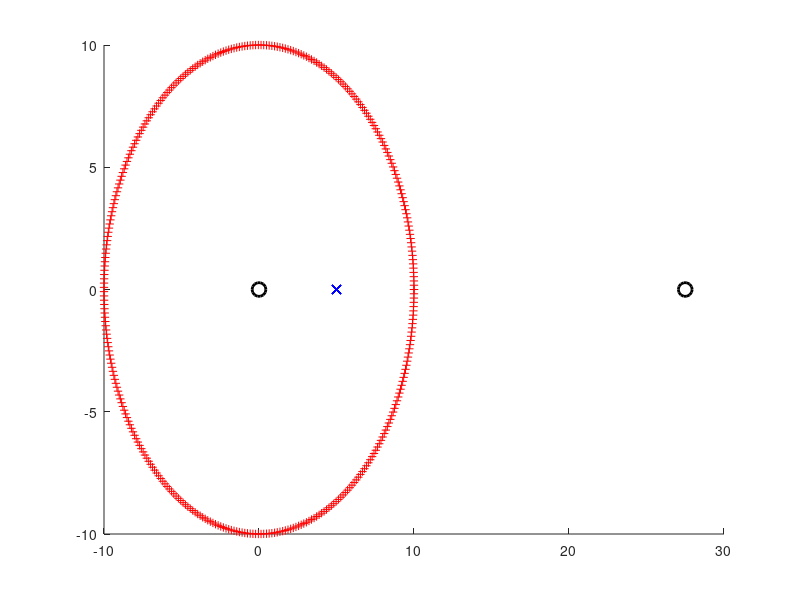
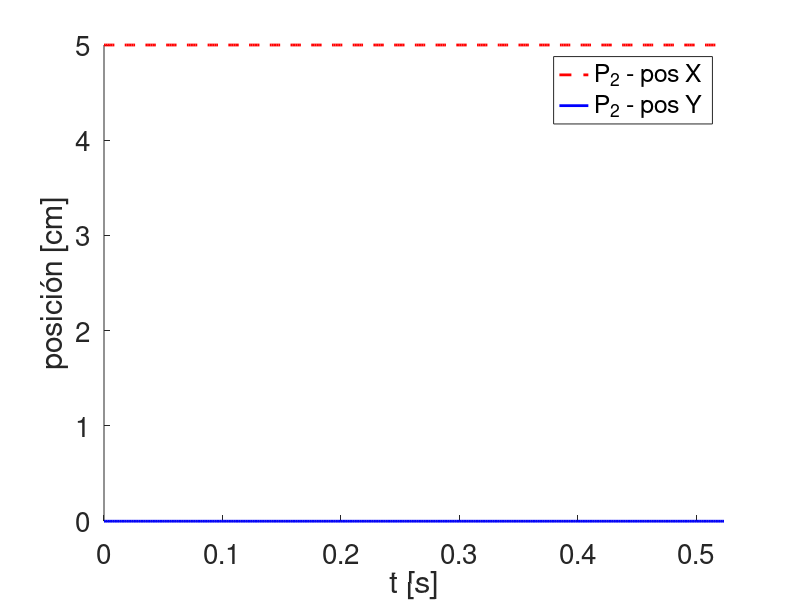
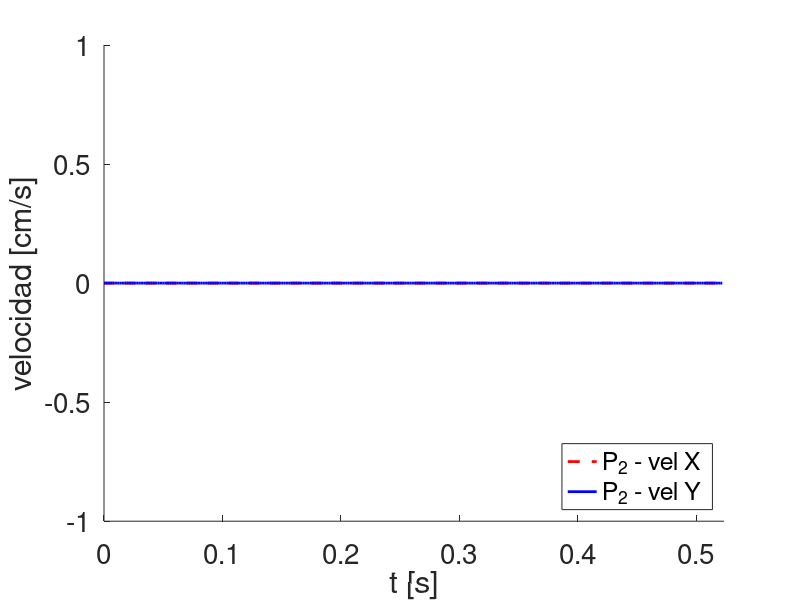
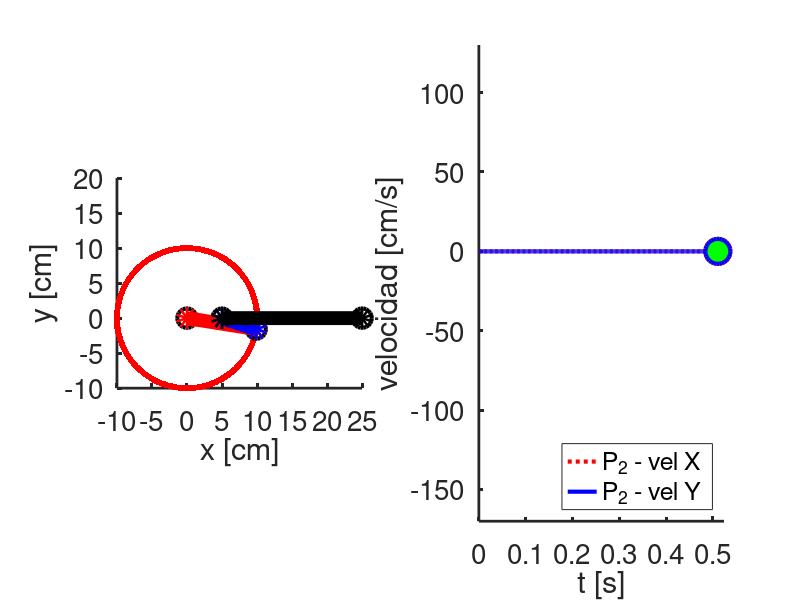

These charts were generated, in order, by the following MATLAB code:
% Introduccion Octave - 2019 - FCAI-UNCuyo
% 
% Trabajo Practico 5 - Ejercicio 3
%
% Ejercicio: Cinematica del solido rigido.
%
% Se considera un sistema de barras que giran sin rozamiento.
% Una barra AB de longitud a=10cm gira con velocidad angular de 12 [rad/s] en 
% sentido anti horario. A esta barra esta unida una barra BC de longitud b=15cm,
% la cual gira libremente. Finalmente el otro extremo de la barra BC está unida
% a la barra CD de longitud c=20cm que posee su otro extremo fijo.
%
% Se pide determinar la posicion de las barras en funcion del tiempo, 
% determinar las velocidades de los puntos de union.

clear all
close all


% Datos
a=10;
b=15;
c=20;
w=12;  %velocidad angular

% Si se desea ver la animacion del sistema se debe definir ipeli menor a 0
ipeli=-1;

% Mediante un analisis geometrico determinamos las posiciones de los 
% puntos P1 y P2
function [x1, y1] = pos_pto1(a, wt)
  x1 = a * cos(wt);
  y1 = a * sin(wt);
endfunction


function [x2, y2] = pos_pto2(a, c, pt)
  x2 = a/2 + c - c * cos(pt);
  y2 = c * sin(pt);
endfunction

% Determinamos las posiciones para una vuelta completa, t=[0,2*pi/w]
Nt= 360; %nro de instantes de  tiempo a evaluar
tt= linspace(0,2*pi/w,Nt);
P1= zeros(Nt,2);
P2= zeros(Nt,2);
for i=1:Nt
  wt = w*tt(i);
  
  [x1, y1] = pos_pto1(a, wt);
  
  L     = 0.0; %==> completar
  beta  = 0.0; %==> completar
  theta = 0.0; %==> completar
  
  pt   = beta+theta;
  [x2, y2] = pos_pto2(a, c, pt);

  %Almacenamos las posiciones de los puntos en funcion de t   
  P1(i,:) = [x1, y1];
  P2(i,:) = [x2, y2];
end

% Trayectorias de los puntos P1 y P2
figure(1);clf
hold on
plot(0,0,'ko','markersize',10,'linewidth',2)
plot(b/2+c,0,'ko','markersize',10,'linewidth',2)
plot(P1(:,1),P1(:,2),'r+')
plot(P2(:,1),P2(:,2),'bx')
hold off

% Posicion del punto P2 en funcion del tiempo
figure(2);clf
hold on
plot(tt,P2(:,1),'r--','linewidth',2)
plot(tt,P2(:,2),'b-','linewidth',2)
hold off
xlabel('t [s]','fontsize',20)
ylabel('posición [cm]','fontsize',20)
h=legend('P_2 - pos X', 'P_2 - pos Y');
xlim([0, 2*pi/w])
set(h,'fontsize',20)  
set(gca,'fontsize',20)  

% Velocidad del punto P2 en funcion del tiempo
dt=tt(2);

V2=zeros(Nt,2);
V2=[ diff(P2(:,1)), diff(P2(:,2)) ] / dt;

figure(3);clf
hold on
plot(tt(1:Nt-1),V2(:,1),'r--','linewidth',2)
plot(tt(1:Nt-1),V2(:,2),'b-','linewidth',2)
hold off
xlabel('t [s]','fontsize',20)
ylabel('velocidad [cm/s]','fontsize',20)
h=legend('P_2 - vel X', 'P_2 - vel Y','location','southeast');
xlim([0, 2*pi/w])
set(h,'fontsize',20)  
set(gca,'fontsize',20)

%====================================================================
%Realizamos una animacion para ver la cinematica de las barras 
%Este loop while funciona perfecto: NO TOCAR!
while (ipeli<0)
  for i=1:10:Nt
    
    figure(4);clf
    subplot(1,2,1)
    hold on
    plot(P1(1:i,1),P1(1:i,2),'r.','markersize',14)
    plot(P2(1:i,1),P2(1:i,2),'k.','markersize',14)
    plot(0,0,'ko','markersize',14,'linewidth',3)
    plot(a/2+c,0,'ko','markersize',14,'linewidth',3)
    plot(P1(i,1),P1(i,2),'ko','markersize',14,'linewidth',3)
    plot(P2(i,1),P2(i,2),'ko','markersize',14,'linewidth',3)
    plot([0,P1(i,1)],[0,P1(i,2)],'ro-','linewidth',10)
    plot([P1(i,1),P2(i,1)],[P1(i,2),P2(i,2)],'bo-','linewidth',10)
    plot([P2(i,1),a/2+c],[P2(i,2),0],'ko-','linewidth',10)
    axis equal
    xlim([-a,a/2+c])
    ylim([-a,c])
    hold off
    xlabel('x [cm]','fontsize',24)
    ylabel('y [cm]','fontsize',24)
    set(gca,'fontsize',20,'linewidth', 2)
    
    subplot(1,2,2)
    hold on
    plot(tt(1:Nt-1),V2(:,1),'r:','linewidth',3)
    plot(tt(1:Nt-1),V2(:,2),'b-','linewidth',3)
    plot(tt(i),V2(i,1),'ro','markersize',18,'linewidth',3,'markerfacecolor','g')
    plot(tt(i),V2(i,2),'bo','markersize',18,'linewidth',3,'markerfacecolor','g')
    hold off
    xlabel('t [s]','fontsize',24)
    ylabel('velocidad [cm/s]','fontsize',24)
    h=legend('P_2 - vel X', 'P_2 - vel Y','location','southeast');
    xlim([0, 2*pi/w])
    ylim([-170,130])
    set(h,'fontsize',20)  
    set(gca,'fontsize',20,'linewidth', 2)
    
    pause(0.01)
  end
  ipeli=ipeli+1;
end
